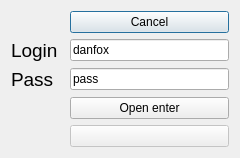
<?xml version="1.0" encoding="UTF-8"?>
<ui version="4.0">
 <class>DialogConnection</class>
 <widget class="QDialog" name="DialogConnection">
  <property name="geometry">
   <rect>
    <x>0</x>
    <y>0</y>
    <width>240</width>
    <height>157</height>
   </rect>
  </property>
  <property name="windowTitle">
   <string>Dialog</string>
  </property>
  <layout class="QGridLayout" name="gridLayout">
   <item row="0" column="2">
    <widget class="QPushButton" name="pushButton_2">
     <property name="text">
      <string>Cancel</string>
     </property>
    </widget>
   </item>
   <item row="1" column="0">
    <widget class="QLabel" name="label">
     <property name="font">
      <font>
       <pointsize>14</pointsize>
      </font>
     </property>
     <property name="text">
      <string>Login</string>
     </property>
    </widget>
   </item>
   <item row="2" column="0" colspan="2">
    <widget class="QLabel" name="label_2">
     <property name="font">
      <font>
       <pointsize>14</pointsize>
      </font>
     </property>
     <property name="text">
      <string>Pass</string>
     </property>
    </widget>
   </item>
   <item row="2" column="2">
    <widget class="QLineEdit" name="le_pass">
     <property name="text">
      <string>pass</string>
     </property>
    </widget>
   </item>
   <item row="3" column="2">
    <widget class="QPushButton" name="pushButton">
     <property name="text">
      <string>Open enter</string>
     </property>
    </widget>
   </item>
   <item row="4" column="2">
    <widget class="QPushButton" name="button_ok">
     <property name="enabled">
      <bool>false</bool>
     </property>
     <property name="text">
      <string/>
     </property>
    </widget>
   </item>
   <item row="1" column="2">
    <widget class="QLineEdit" name="le_log">
     <property name="text">
      <string>danfox</string>
     </property>
    </widget>
   </item>
  </layout>
 </widget>
 <resources/>
 <connections>
  <connection>
   <sender>pushButton_2</sender>
   <signal>clicked()</signal>
   <receiver>DialogConnection</receiver>
   <slot>reject()</slot>
   <hints>
    <hint type="sourcelabel">
     <x>155</x>
     <y>24</y>
    </hint>
    <hint type="destinationlabel">
     <x>119</x>
     <y>75</y>
    </hint>
   </hints>
  </connection>
  <connection>
   <sender>button_ok</sender>
   <signal>clicked()</signal>
   <receiver>DialogConnection</receiver>
   <slot>accept()</slot>
   <hints>
    <hint type="sourcelabel">
     <x>155</x>
     <y>123</y>
    </hint>
    <hint type="destinationlabel">
     <x>119</x>
     <y>75</y>
    </hint>
   </hints>
  </connection>
 </connections>
</ui>
